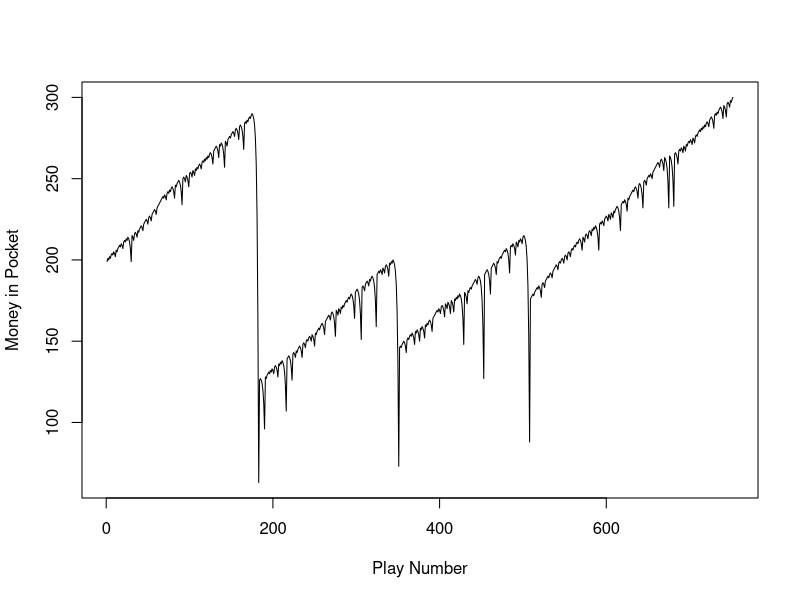
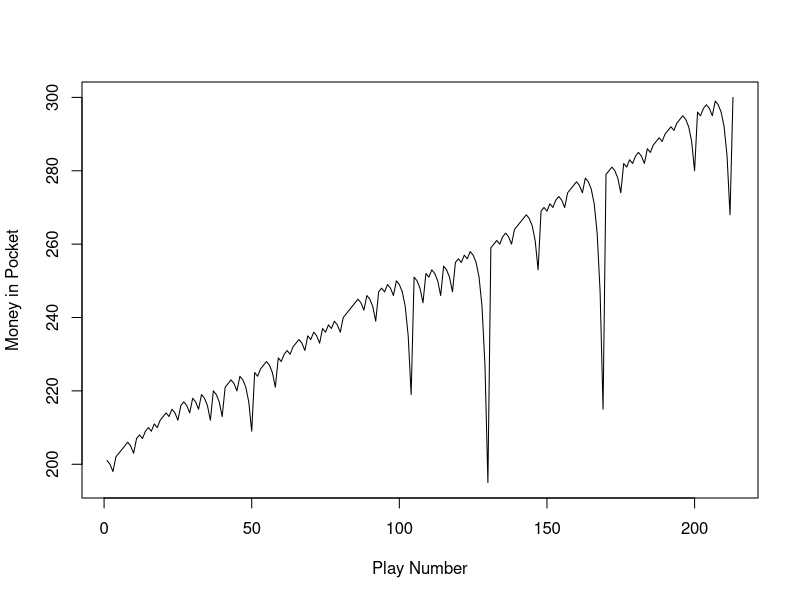
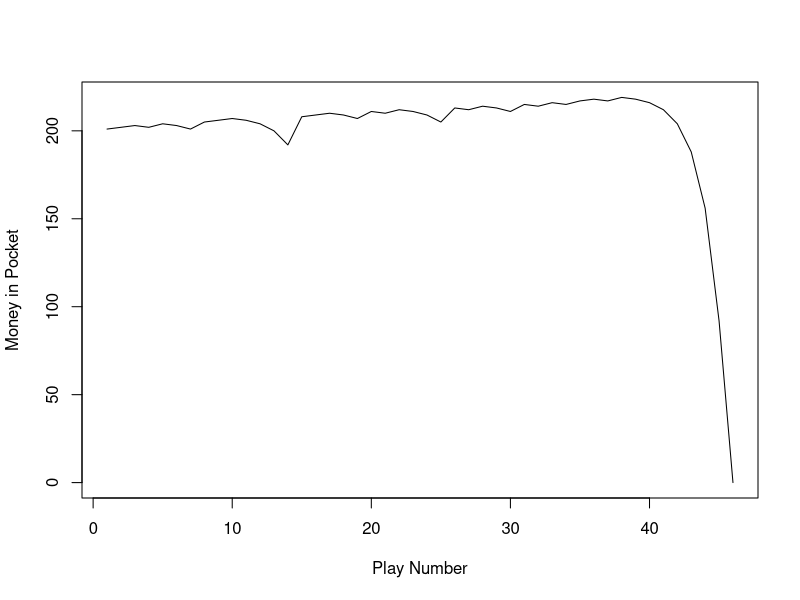
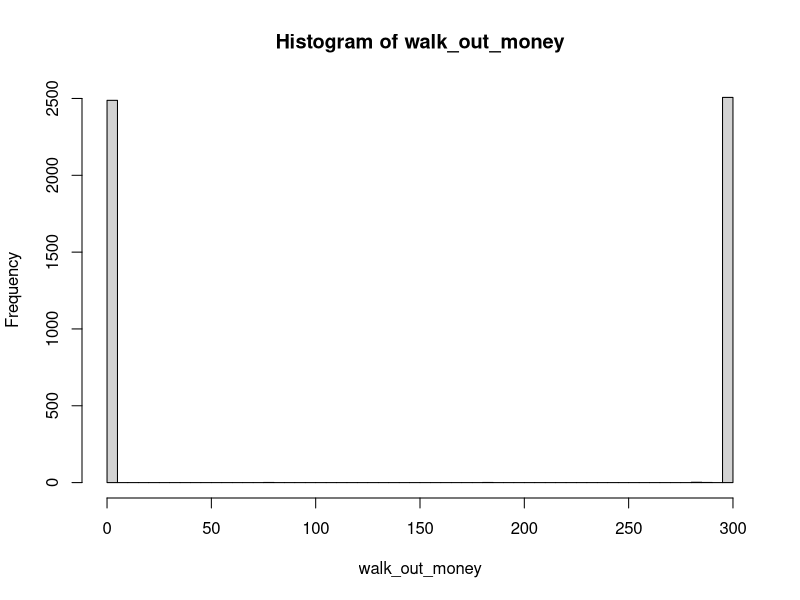
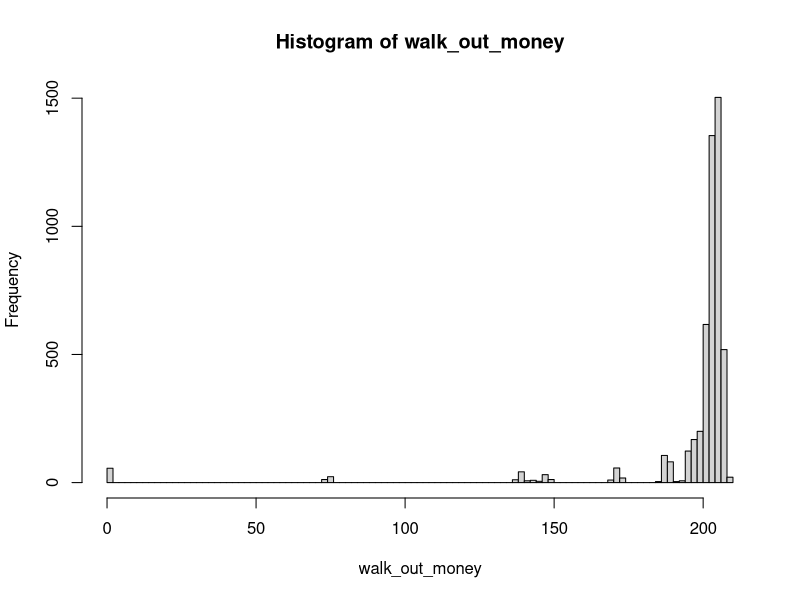

Recreate these plots in R, in order. (Note: a time limit stopped this script after it produced the figures.)
## ---- chunk 1
knitr::opts_chunk$set(echo=TRUE, warning=FALSE, message=FALSE)
## ---- chunk 2
library(magrittr)
#' A single play of the Martingale strategy
#'
#' Takes a state list, spins the roulette wheel, returns the state list with updated values (for example, budget, plays, etc)
#' @param state A list with the following entries: 
#'   B              number, the budget
#'   W              number, the budget threshold for successfully stoping
#'   L              number, the maximum number of plays 
#'   M              number, the casino wager limit
#'   plays          integer, the number of plays executed
#'   previous_wager number, the wager in the previous play (0 at first play)
#'   previous_win   TRUE/FALSE, indicator if the previous play was a win (TRUE at first play)
#' @return The updated state list
one_play <- function(state){
  
    # Wager
    proposed_wager <- ifelse(state$previous_win, 1, 2*state$previous_wager)
    wager <- min(proposed_wager, state$M, state$B)
    
    # Spin of the wheel
    red <- rbinom(1,1,18/38)
    
    # Update state
    state$plays <- state$plays + 1
    state$previous_wager <- wager
    if(red){
      # WIN
      state$B <- state$B + wager
      state$previous_win <- TRUE
    }else{
      # LOSE
      state$B <- state$B - wager
      state$previous_win <- FALSE
    }
  state
}


#' Stopping rule
#'
#' Takes the state list and determines if the gambler has to stop
#' @param state A list.  See one_play
#' @return TRUE/FALSE
stop_play <- function(state){
  if(state$B <= 0) return(TRUE)
  if(state$plays >= state$L) return(TRUE)
  if(state$B >= state$W) return(TRUE)
  FALSE
}


#' Play roulette to either bankruptcy, success, or play limits
#'
#' @param B number, the starting budget
#' @param W number, the budget threshold for successfully stoping
#' @param L number, the maximum number of plays 
#' @param M number, the casino wager limit
#' @return A vector of budget values calculated after each play.
one_series <- function(
    B = 200
  , W = 300
  , L = 1000
  , M = 100
){

  # initial state
  state <- list(
    B = B
  , W = W
  , L = L
  , M = M
  , plays = 0
  , previous_wager = 0
  , previous_win = TRUE
  )
  
  # vector to store budget over series of plays
  budget <- rep(NA, L)
  
  # For loop of plays
  for(i in 1:L){
    new_state <- state %>% one_play
    budget[i] <- new_state$B
    if(new_state %>% stop_play){
      return(budget[1:i])
    }
    state <- new_state
  }
  budget    
}

# helper function
get_last <- function(x) x[length(x)] 

for(i in c(1:3)){
  one_person_play <- one_series(B = 200, W = 300, L = 1000, M = 100)
  
  plot(x=c(1:length(one_person_play)), y=one_person_play, type="l", xlab = "Play Number", ylab = "Money in Pocket")
}
# Simulation
walk_out_money <- rep(NA, 5000)
for(j in seq_along(walk_out_money)){
  walk_out_money[j] <- one_series(B = 200, W = 300, L = 1000, M = 100) %>% get_last
}


## ---- chunk 3


# Walk out money distribution
hist(walk_out_money, breaks = 100)

# Estimated probability of walking out with extra cash
#mean(walk_out_money > 200)

# Estimated earnings
#mean(walk_out_money - 200)
## ---- chunk 4

# Simulation
walk_out_money <- rep(NA, 5000)
for(j in seq_along(walk_out_money)){
  walk_out_money[j] <- one_series(B = 200, W = 300, L = 10, M = 100) %>% get_last
}

# Walk out money distribution
hist(walk_out_money, breaks = 100)

# Estimated probability of walking out with extra cash
#mean(walk_out_money > 200)

# Estimated earnings
#mean(walk_out_money - 200)
## ---- chunk 5
library(magrittr)
max_num_plays = seq(10,1000, by=10)
avg.earn= NA

for(i in c(1:length(max_num_plays))){
  #Simulation
  walk_out_money <- rep(NA,5000)
  for (j in seq_along(walk_out_money)){
    walk_out_money[j] <- one_series(B = 200, W= 300, L = max_num_plays[i], M = 100) %>% get_last
  }
  #Estimated earnings
  avg.earn[i] = mean(walk_out_money - 200)
}

plot(x=max_num_plays, y=avg.earn, type="l")
## ---- chunk 6
# Simulation
num.plays <- rep(NA,5000)
for(j in seq_along(num.plays)){
  num.plays[j] <- one_series(B = 200, W =300, L = 1000, M = 100) %>% length()
}


#Walk out money distribution

hist(num.plays, breaks = 10)
#mean(num.plays)
